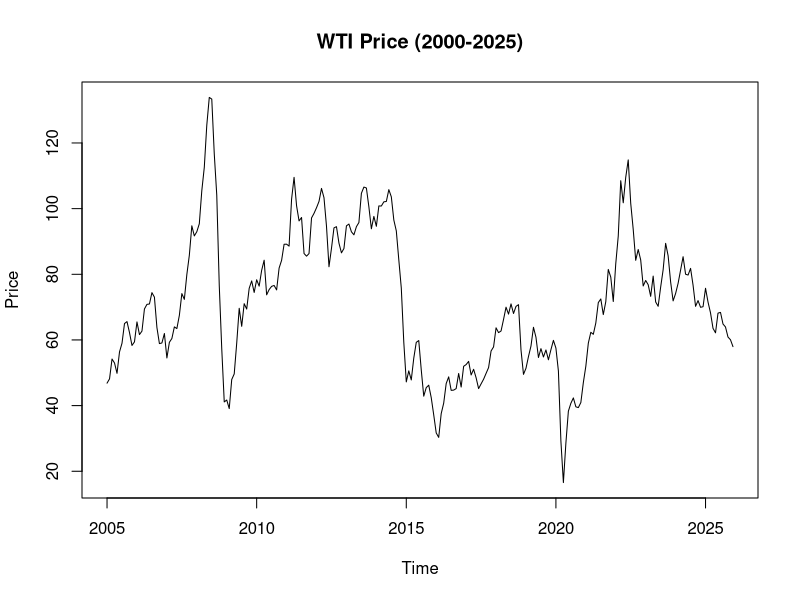
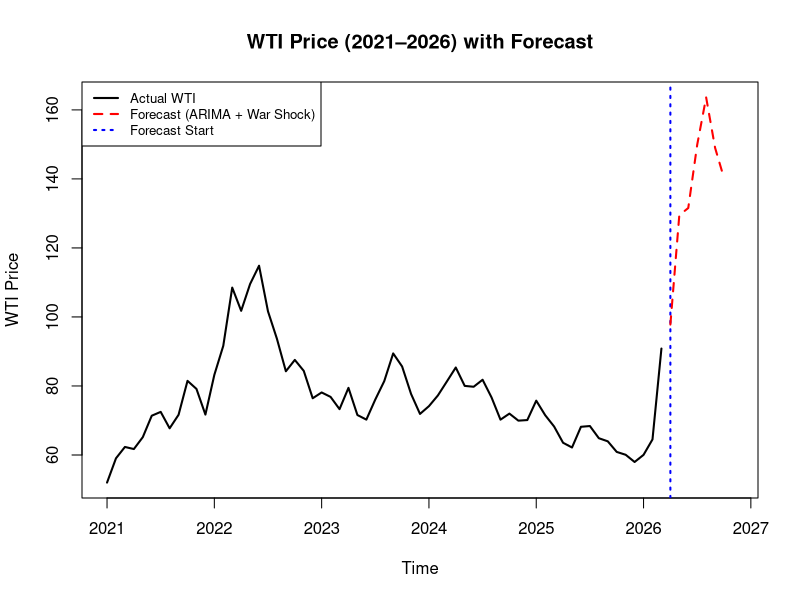

Source code (R) for these figures, in order:
## ---- chunk 1

library(readxl)
library(dplyr)
library(lubridate)
library(tidyr)
library(forecast)
library(tseries)
library(ggplot2)

## ---- chunk 2
wti_raw <- read_excel("Data/Cushing, OK WTI Spot Price FOB (Dollars per Barrel).xls")
stock_raw <- read_excel("Data/U.S. Ending Stocks of Crude Oil (Thousand Barrels).xls")
prod_raw <- read_excel("Data/U.S. Field Production of Crude Oil (Thousand Barrels per Day).xls")
## ---- chunk 3
wti_df <- data.frame(
  Date  = as.Date(wti_raw[[1]], format = "%Y/%m/%d"),
  Price = as.numeric(wti_raw[[2]])
) %>%
  na.omit() %>%
  arrange(Date)

wti_ts <- ts(wti_df[,2], start = c(1986,1), frequency = 12)

wti_sub <- window(wti_ts, start = c(2005, 1), end = c(2025, 12))

# Plot WTI training series
plot(wti_sub, main = "WTI Price (2000-2025)", ylab = "Price", xlab = "Time")

# Stationarity check
adf.test(wti_sub)

fit_arima <- auto.arima(wti_sub)
fit_arima

## ---- chunk 4
stock_df <- data.frame(
  Date  = as.Date(stock_raw[[1]], format = "%Y/%m/%d"),
  Price = as.numeric(stock_raw[[2]])
) %>%
  na.omit() %>%
  arrange(Date)

prod_df <- data.frame(
  Date  = as.Date(prod_raw[[1]], format = "%Y/%m/%d"),
  Price = as.numeric(prod_raw[[2]])
) %>%
  na.omit() %>%
  arrange(Date)

prod_ts  <- ts(prod_df[,2],  start = c(1920, 1), frequency = 12)
stock_ts <- ts(stock_df[,2], start = c(2005, 1), frequency = 12)

# Subset to same training period (2000–2025)
prod_sub  <- window(prod_ts,  start = c(2005,1), end = c(2025,12))
stock_sub <- window(stock_ts, start = c(2005,1), end = c(2025,12))

time_index <- time(wti_sub)

war_dummy <- ifelse(
  time_index >= 2022.1 & time_index < 2022.4,
  1, 0
)

xreg_all <- cbind(prod_sub, stock_sub, war_dummy)

fit_arimax <- auto.arima(wti_sub, xreg = xreg_all)
fit_arimax
## ---- chunk 5
# Gulf War window
gulf_train <- window(wti_ts, start = c(1986, 1), end = c(1990, 6))
gulf_test  <- window(wti_ts, start = c(1990, 7), end = c(1991, 1))

#log transform
gulf_train_log <- log(gulf_train)
gulf_test_log  <- log(gulf_test)

#Gulf War baseline model
fit_gulf_arima <- auto.arima(gulf_train_log)
fit_gulf_ets   <- ets(gulf_train_log)
fit_gulf_tbats <- tbats(gulf_train_log)

#Forecast Gulf War based on baseline
h_gulf <- length(gulf_test_log)

fc_gulf_arima <- forecast(fit_gulf_arima, h = h_gulf)
fc_gulf_ets   <- forecast(fit_gulf_ets, h = h_gulf)
fc_gulf_tbats <- forecast(fit_gulf_tbats, h = h_gulf)

# War shock effects
shock_gulf_arima <- as.numeric(gulf_test_log - fc_gulf_arima$mean)
shock_gulf_ets   <- as.numeric(gulf_test_log - fc_gulf_ets$mean)
shock_gulf_tbats <- as.numeric(gulf_test_log - fc_gulf_tbats$mean)
## ---- chunk 6
# Ukraine window（same length as Gulf War）
ukr_train <- window(wti_ts, start = c(2018, 1), end = c(2022, 1))
ukr_test  <- window(wti_ts, start = c(2022, 2), end = c(2022, 8))  # 7 months

#log transform
ukr_train_log <- log(ukr_train) 
ukr_test_log  <- log(ukr_test)

#Ukraine baseline models
fit_ukr_arima <- auto.arima(ukr_train_log)
fit_ukr_ets   <- ets(ukr_train_log)
fit_ukr_tbats <- tbats(ukr_train_log)

#Forecast 2022 war period baseline
h_ukr <- length(ukr_test_log)

fc_ukr_arima <- forecast(fit_ukr_arima, h = h_ukr)
fc_ukr_ets   <- forecast(fit_ukr_ets, h = h_ukr)
fc_ukr_tbats <- forecast(fit_ukr_tbats, h = h_ukr)

## ---- chunk 7
pred_ukr_arima_war_log <- as.numeric(fc_ukr_arima$mean) + shock_gulf_arima
pred_ukr_arima_war <- exp(pred_ukr_arima_war_log)
## ---- chunk 8
pred_ukr_ets_war_log <- as.numeric(fc_ukr_ets$mean) + shock_gulf_ets
pred_ukr_ets_war <- exp(pred_ukr_ets_war_log)
## ---- chunk 9
pred_ukr_tbats_war_log <- as.numeric(fc_ukr_tbats$mean) + shock_gulf_tbats
pred_ukr_tbats_war <- exp(pred_ukr_tbats_war_log)
## ---- chunk 10
actual_ukr <- as.numeric(ukr_test)
Arima_Scores<-accuracy(pred_ukr_arima_war, actual_ukr)
ETS_Scores<-accuracy(pred_ukr_ets_war, actual_ukr)
TBAT_Scores<-accuracy(pred_ukr_tbats_war, actual_ukr)

scores_cbind <- as.data.frame(rbind(Arima_Scores, ETS_Scores, TBAT_Scores))
row.names(scores_cbind) <-c("ARIMA","ETS","TBAT")
print(scores_cbind)
## ---- chunk 11
#Ukraine war shock 
shock_ukr_arima <- as.numeric(ukr_test_log - fc_ukr_arima$mean)

# check the shock values
print(shock_ukr_arima)

#Year 2026's WTI price
wti_train_2026 <- window(wti_ts, start = c(2022, 9), end = c(2026, 3)) #Use data after the Ukraine War
wti_train_2026_log <- log(wti_train_2026)

fit_final_arima <- auto.arima(wti_train_2026_log)
summary(fit_final_arima)

#Forecast baseline WTI after April 2026 
h_future <- length(shock_ukr_arima)

fc_2026_arima <- forecast(fit_final_arima, h = h_future)

# baseline forecast in log scale
baseline_2026_log <- as.numeric(fc_2026_arima$mean)

#Add 2022 Ukraine War shock trend to the 2026 baseline forecast
pred_2026_war_log <- baseline_2026_log + shock_ukr_arima
pred_2026_war <- exp(pred_2026_war_log)

#output
forecast_2026_results <- data.frame(
  Time = time(fc_2026_arima$mean),
  ARIMA_with_2022_WarShock = pred_2026_war
)

print(forecast_2026_results)
## ---- chunk 12
# Filter observed data from 2021 to 2026.3
wti_plot_actual <- window(wti_ts, start = c(2021, 1), end = c(2026, 3))


#Turn forecast data into time series
wti_forecast_ts <- ts(
  pred_2026_war,
  start = c(2026, 4),
  frequency = 12
)

#Plot observed data
plot(
  wti_plot_actual,
  xlim = c(2021, 2026 + 10/12),
  ylim = range(c(wti_plot_actual, wti_forecast_ts)),
  col = "black",
  lwd = 2,
  ylab = "WTI Price",
  xlab = "Time",
  main = "WTI Price (2021–2026) with Forecast"
)

  abline(v = 2026 + 3/12, col = "blue", lty = 3, lwd = 2)+
  lines(
  wti_forecast_ts,
  col = "red",
  lwd = 2,
  lty = 2 
)

  legend(
  "topleft",
  legend = c("Actual WTI", "Forecast (ARIMA + War Shock)", "Forecast Start"),
  col = c("black", "red", "blue"),
  lty = c(1, 2, 3),
  lwd = 2,
  cex = 0.8
)
